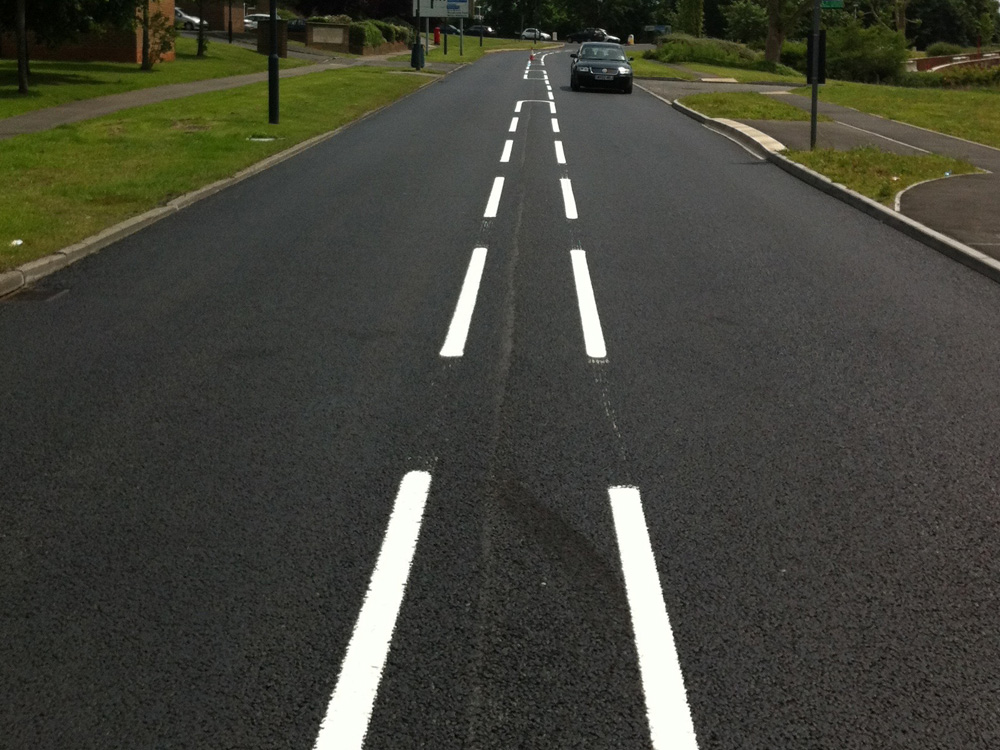
%> input picture Imagenes/lineas_carretera_2.jpg, 1000 x 750 px
$ octave clase_21_hough_lineas.m   (GNU Octave 9; MATLAB toolbox functions it lacks are replaced by stand-ins)
%> lines starting %> are read from the running program, lines starting %| are printed output that depends on the picture; in (x1, y1, x2, y2) boxes, pixels count from 0 and x2, y2 are one past the last pixel; in counts of white or black regions, pixels touching at a corner belong together; the program's own positions count from 1
clear all
close all
clc

%% Lectura y conversi髇 de imagen
img = imread('lineas_carretera_2.jpg');  %Lectura
%> img is the input picture: size 750x1000x3 uint8; mean R, G, B 66.7, 67.2, 57.5
figure
imshow(img)

img_gris = rgb2gray(img); %conversi髇 a grises
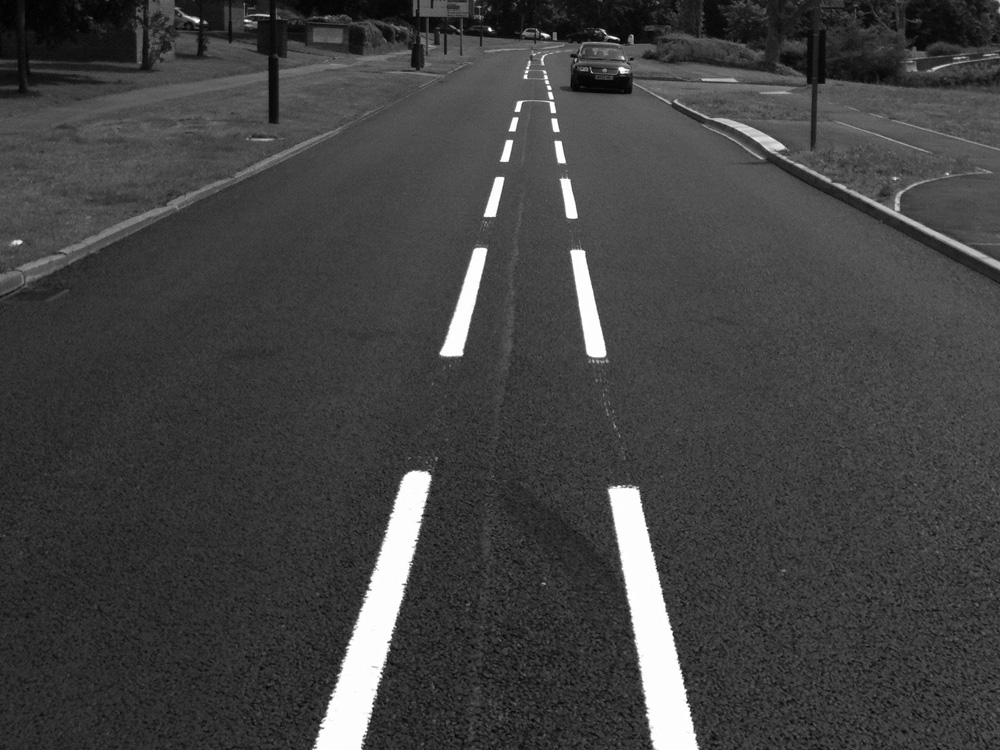
%> img_gris: size 750x1000 uint8; min 0, max 255, mean 66
figure
imshow(img_gris)

%Binarizado
%img_bn = imbinarize(img_gris, 'adaptive', 'ForegroundPolarity','dark'); %, 'Sensitivity', 0.04);
img_bn = im2bw(img_gris, 0.8);
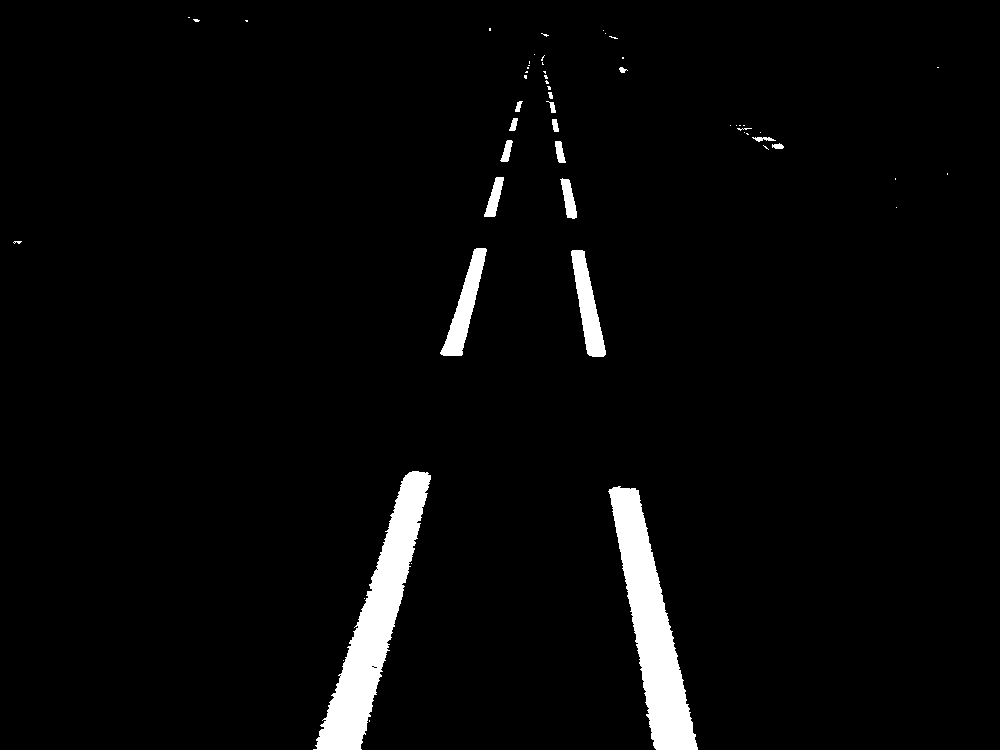
%> img_bn: size 750x1000 logical; 3.3% white; 55 white regions (38 under 20 px), largest, box (x1, y1, x2, y2) and area: (313, 471, 431, 750) 10108, (608, 486, 698, 750) 9485, (440, 248, 487, 356) 1810

% figure
% imshow(img_bn)


%Operaciones morfologicas
ES_1 = ones(4);
img_bn = imerode(img_bn, ES_1);
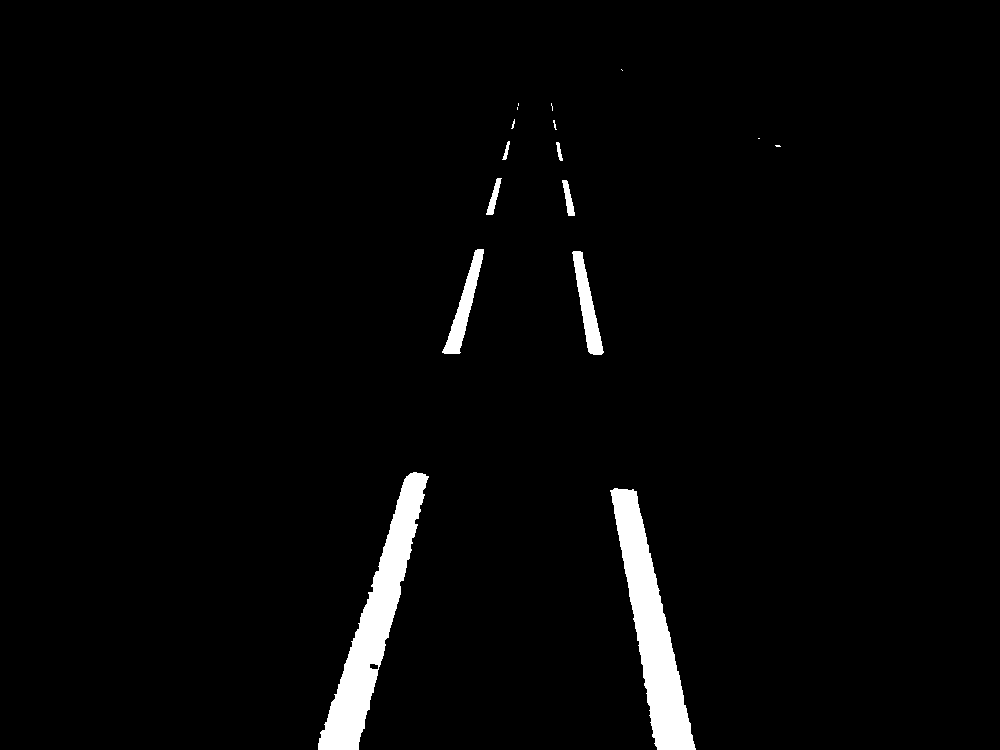
%> img_bn: size 750x1000 logical; 2.7% white; 16 white regions (8 under 20 px), largest, box (x1, y1, x2, y2) and area: (318, 472, 429, 750) 8776, (610, 488, 696, 750) 8404, (442, 249, 484, 354) 1352
ES_2 = ones(3);
img_bn = imopen(img_bn,ES_2);
%> img_bn: size 750x1000 logical; 2.7% white; 8 white regions, largest, box (x1, y1, x2, y2) and area: (318, 472, 428, 750) 8746, (611, 488, 696, 750) 8391, (443, 249, 484, 354) 1349
% img_bn = bwskel(img_bn);

ES_3 = ones(7);
img_bn = imerode(img_bn, ES_2);
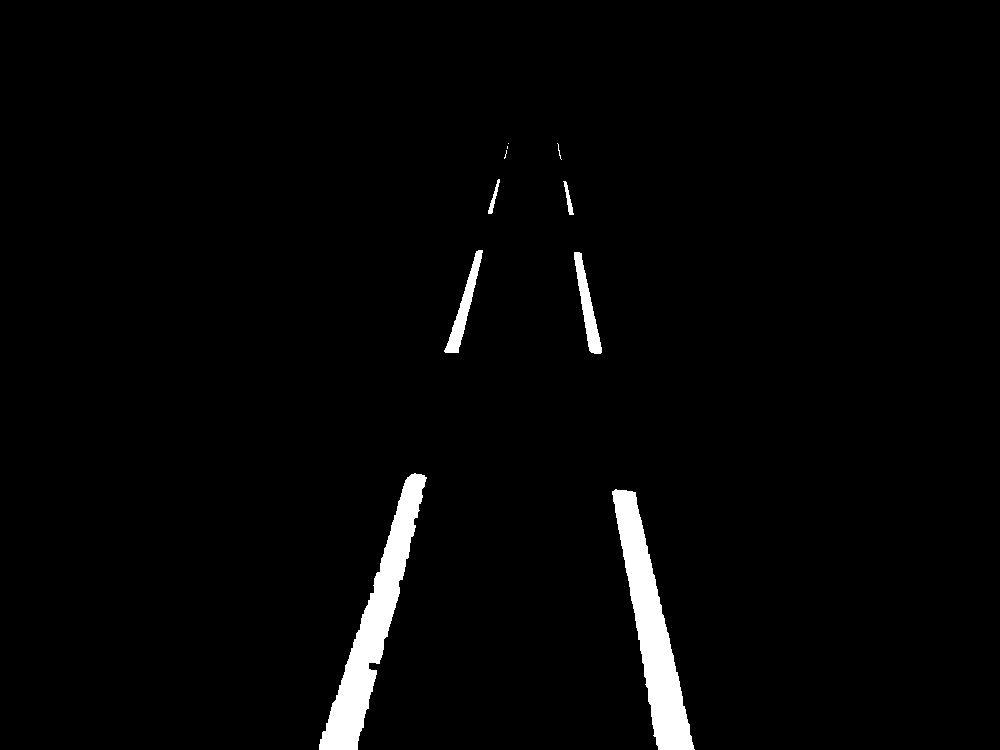
%> img_bn: size 750x1000 logical; 2.4% white; 10 white regions (4 under 20 px), largest, box (x1, y1, x2, y2) and area: (319, 473, 427, 750) 7983, (612, 489, 695, 750) 7734, (444, 250, 483, 353) 1061, (574, 252, 602, 354) 1053, (563, 181, 574, 215) 134, (488, 179, 500, 214) 126

figure
imshow(img_bn)

%% Transformada de Hough
[H, T, R] = hough(img_bn); % T de Hough
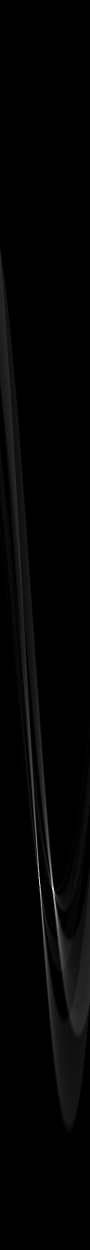
%> H: size 2499x180 double (shown at 1/2 size); min 0, max 448, mean 7.3; drawn with min black and max white
%> T = 180 values from -90 to 89; R = 2499 values from -1249 to 1249
figure
imshow(H, [],'XData', T, 'YData', R, 'InitialMagnification', 'fit')
axis on
axis normal
colormap(gca, hot)

%% Extracci髇 de los valores de theta y r donde hay una posible recta
P = houghpeaks(H, 5, 'Threshold', 0.0001); %deteccion de coordenadas
%> P = [1778 107; 1770 80; 1742 77; 1795 110; 1765 104]
x = T(P(:,2));                             % Posibles lineas rectas
%> x = [16 -11 -14 19 13]
y = R(P(:,1));
%> y = [528 520 492 545 515]
hold on
plot(x,y, '+', 'Color', 'green', 'Linewidth', 3)
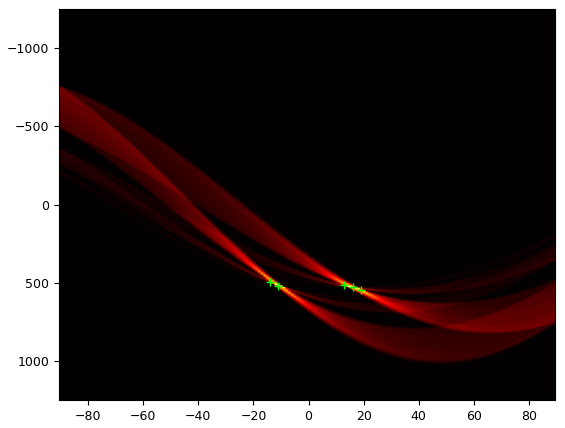
%> figure redrawn from the program's plot data
hold off

% Deteccion y graficado de lineas
lineas = houghlines(img_bn, T, R, P);
%> lineas = 8 lines; point1 to point2 (x, y): (320, 748) to (415, 474), (335, 750) to (415, 474), (357, 747) to (420, 477), (630, 492) to (695, 750), (626, 491) to (676, 750), (449, 353) to (479, 251), (580, 253) to (599, 354), (579, 284) to (596, 354)

figure
imshow(img_bn)
hold on

 for k = 1: length(lineas)
     xy = [lineas(k).point1; lineas(k).point2];
     plot(xy(:,1), xy(:,2), 'Linewidth', 3, 'Color', 'green')
 end
%> this loop made 8 passes
%> xy on passes 1 to 8: [335 750; 415 474], [449 353; 479 251], [580 253; 599 354], [626 491; 676 750], [579 284; 596 354], [630 492; 695 750], [320 748; 415 474], [357 747; 420 477]
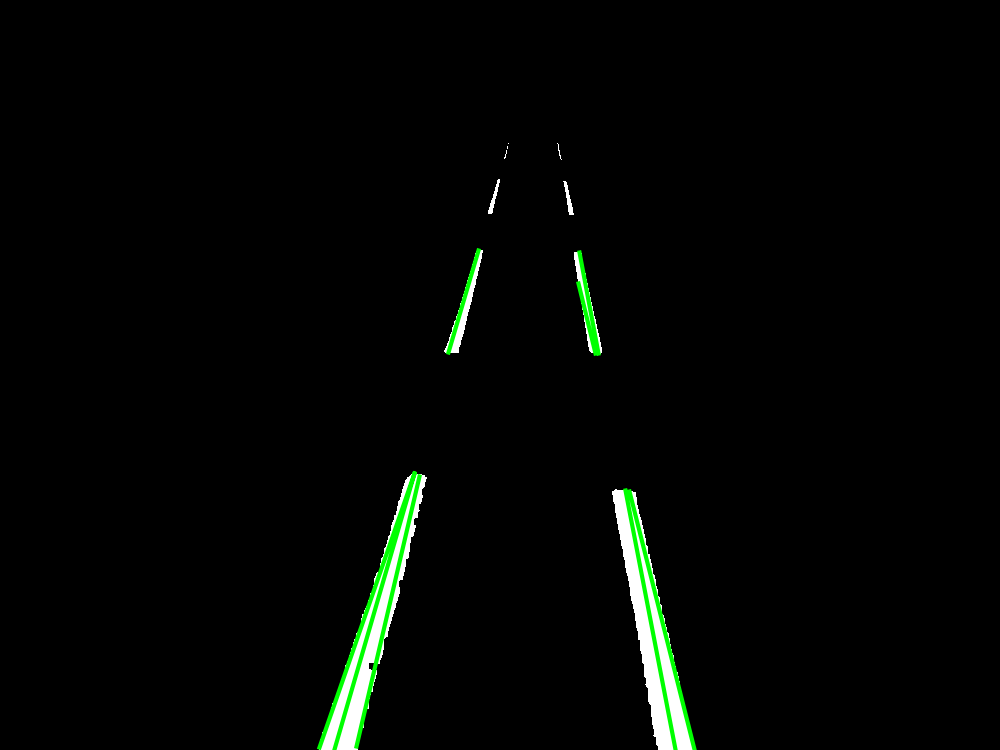
%> figure redrawn from the program's plot data
 hold off

$ run again, with Imagenes/lineas_carretera_1.jpg copied over Imagenes/lineas_carretera_2.jpg
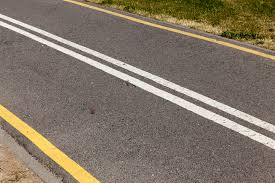
%> input picture Imagenes/lineas_carretera_1.jpg, 275 x 183 px
%> img is the input picture: size 183x275x3 uint8; mean R, G, B 129.4, 117.6, 102.3
%> `img_bn = im2bw(img_gris, 0.8);`:
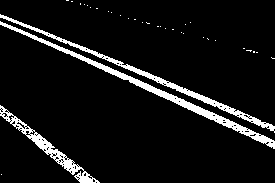
%> img_bn: size 183x275 logical; 7.8% white; 34 white regions (31 under 20 px), largest, box (x1, y1, x2, y2) and area: (0, 21, 275, 149) 1652, (0, 14, 275, 133) 1298, (0, 105, 100, 183) 943
%> T = 180 values from -90 to 89; R = 659 values from -329 to 329
%> P = [256 44; 265 47; 211 29; 247 41; 187 20]
%> x = [-47 -44 -62 -50 -71]
%> y = [-74 -65 -119 -83 -143]
%> `plot(x,y, '+', 'Color', 'green', 'Linewidth', 3)`:
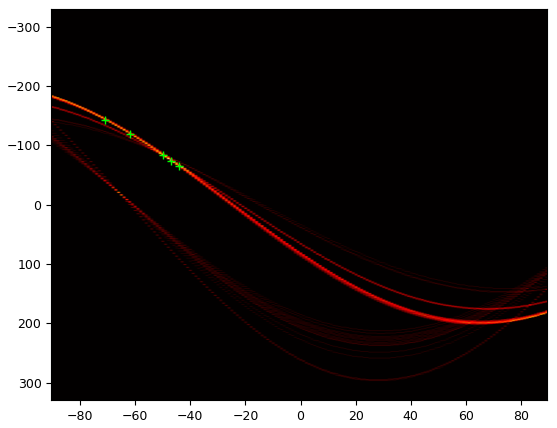
%> figure redrawn from the program's plot data
%> lineas = empty struct

$ run again, with Imagenes/lineas_carretera_3.jpg copied over Imagenes/lineas_carretera_2.jpg
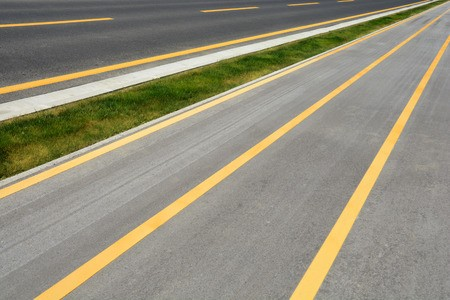
%> input picture Imagenes/lineas_carretera_3.jpg, 450 x 300 px
%> img is the input picture: size 300x450x3 uint8; mean R, G, B 146.9, 142.5, 123.2
%> T = 180 values from -90 to 89; R = 1081 values from -540 to 540
%> P = [647 167; 949 121; 950 118; 950 124; 655 164]
%> x = [76 30 27 33 73]
%> y = [106 408 409 409 114]
%> `plot(x,y, '+', 'Color', 'green', 'Linewidth', 3)`:
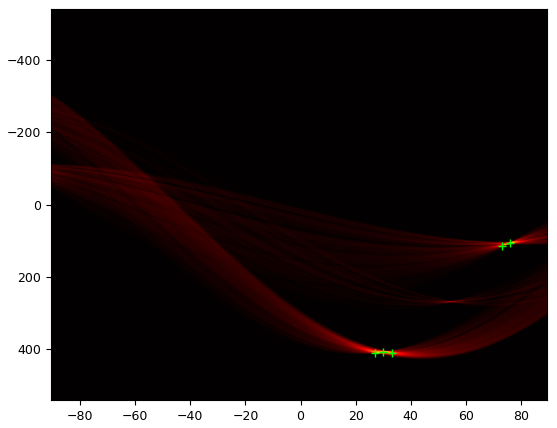
%> figure redrawn from the program's plot data
%> lineas = 5 lines; point1 to point2 (x, y): (272, 43) to (16, 107), (299, 300) to (388, 147), (308, 299) to (386, 147), (294, 300) to (370, 183), (195, 61) to (83, 95)
%> the loop `for k = 1: length(lineas)` made 5 passes
%> xy on passes 1 to 5: [272 43; 16 107], [299 300; 388 147], [308 299; 386 147], [294 300; 370 183], [195 61; 83 95]
%> after the loop `for k = 1: length(lineas)`:
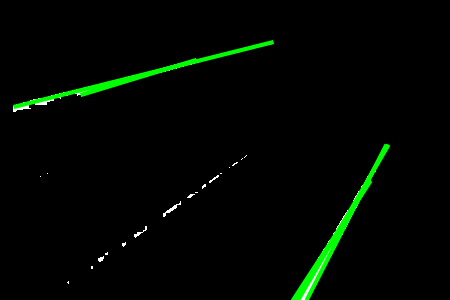
%> figure redrawn from the program's plot data
